Frame 1 (no input): blank canvas, image omitted
Frame 60 (the mouse pressed at the canvas centre just before this capture): blank canvas, image omitted
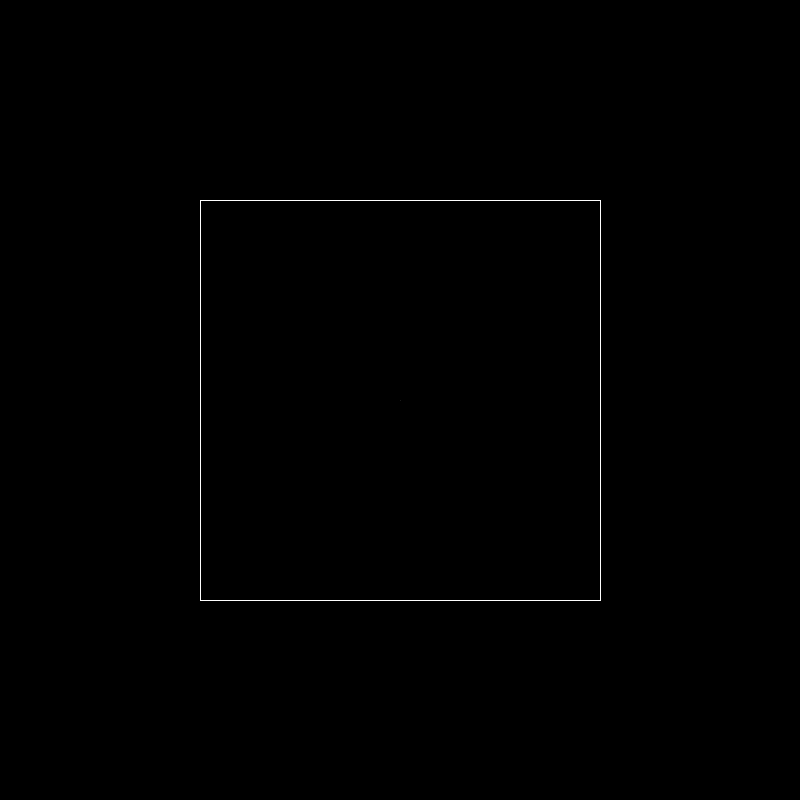
Frame 120 (the mouse held since frame 60 and released just before this capture)

The Processing sketch whose frames 1 and 60 were blank and that drew this single picture after the mouse press (run headless with seeded random() and noise(); from frame 60 on, the mouse is pressed at the canvas centre):

// Processing sketch: Interaction04
// ── Interaction04.pde
/*
These lessons are based, copied and sometimes modified from the following repos:
visiophone/LSI
jeffThompson/ProcessingTeachingSketches
*/

void setup()
{  
  size(800,800);
  background(0);
}


void draw()
{
  //note that we do not use the background function to "clean" and reset the canvas.
  //here we are using fill but only with two arguments. The second one is the transparency
  // the higher the value, the less transparent it is
  //in this case, we only apply this efx to what happens inside the rectangle
  fill(0,10);
  stroke(255);
  //RectMODE. Draws the rectagle from the CENTER, which means the coordinated we insert within rect
  //are going to be the center of the rectangle
  rectMode(CENTER);
  rect(width/2,height/2,mouseX, mouseY);   
}
